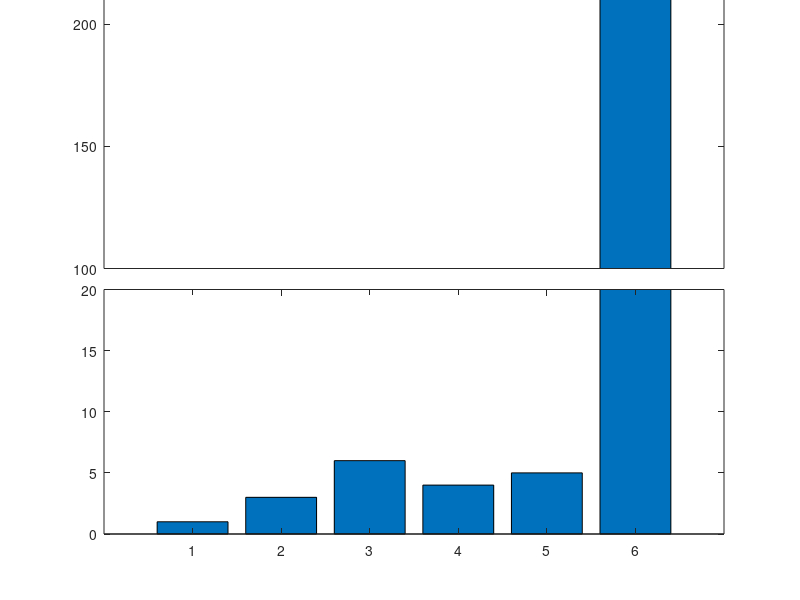

Source code (MATLAB):
a=[1 3 6 4 5 300];

ylim1=[0 20];
ylim2=[100 300];
xlim=[0 length(a)+1];

figure;

% retrieve your default axis pos
clf;
p0=get(gca,'position')
delete(gcf);

% create axis1
%a1=axes('position',[p0(1) p0(2) p0(3)/2-.025 p0(4)]);
a1=axes('position',[p0(1) p0(2) p0(3) p0(4)/2]);
%a2=axes('position',[p0(1) p0(4)/2+.145 p0(3) p0(4)/2])
%barh(a);
bar(a);
set(a1,'ylim',ylim1);
%set(a2,'xlim',xlim,'ylim',ylim2);
%set(a2,'xtick',[]);
%box off;

% create axis2
%a2=axes('position',[p0(1)+p0(3)/2+.025 p0(2) p0(3)/2-.025 p0(4)]);
%a2=axes('position',[p0(1) p0(4)/2+.145 p0(3) p0(4)/2])
a2=axes('position',[p0(1) p0(4)/2+.145 p0(3) p0(4)])
%a2=axes('position',[p0(1) p0(4)/2+.145 p0(3) p0(4)/2])
%a2=axes('position',[p0(1) p0(2) p0(3) p0(4)/2]);
%barh(a);
bar(a);

%set(a2,'ylim',ylim1);
%set(a2,'ylim',ylim2);
set(a2,'xlim',xlim,'ylim',ylim2);
set(a2,'xtick',[]);
%set(a2,'xcolor',get(a2,'color'));
%box off

%%%%%%%%%%%%%%%% plotting %%%%%%%%%%%%%%%%%%%%%
output = "break_axis";

%figure;
saveas(1, strcat(output, ".png"));

%box off
